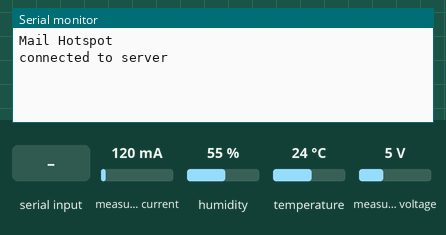
Bench run of a sketch on a simulated Arduino MKR. Parts: the last lines printed to the serial monitor. Inputs (shaded band) come from the test bench; at power-on: measured current 120 mA, humidity 55 %, temperature 24 °C, measured voltage 5 V. WiFi joins after 1.5 s; servers stay silent unless stated.

Above: at 4.7 s.
4.8 s: "0" received over Serial
At 5.4 s:
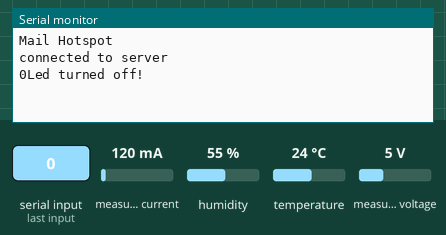
6.3 s: "1" received over Serial
At 7.5 s:
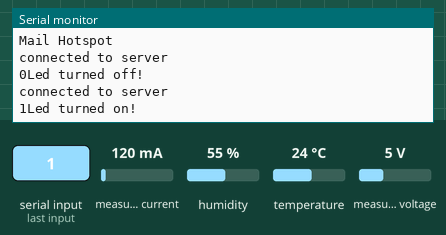
7.8 s: "2" received over Serial
At 8.3 s:
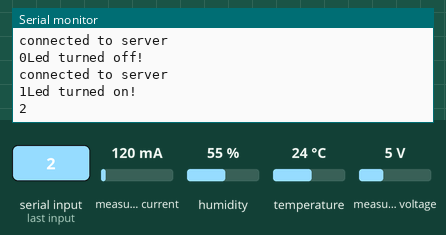

Measured:
- after the input at 4.8 s, the serial monitor: prints a new line at once (image 1)
- after the input at 6.3 s, the serial monitor: prints a new line at once (image 2)
- after the input at 7.8 s, the serial monitor: prints a new line at once (image 3)

The sketch:

WiFiWebClient_POST2.ino
```cpp
/*
  Web client

  This sketch connects to a website (http://www.google.com)
  using a WiFi shield.

  This example is written for a network using WPA encryption. For
  WEP or WPA, change the WiFi.begin() call accordingly.

  This example is written for a network using WPA encryption. For
  WEP or WPA, change the WiFi.begin() call accordingly.

  Circuit:
   WiFi shield attached

  created 13 July 2010
  by dlf (Metodo2 srl)
  modified 31 May 2012
  by Tom Igoe
*/


#include <SPI.h>
#include <WiFi101.h>
#include "arduino_secrets.h"
#include <PZEM004T.h>
#include "DHT.h"
#include <Scheduler.h>
#define DHTPIN 0
#define DHTTYPE DHT11
DHT dht(DHTPIN, DHTTYPE);
///////please enter your sensitive data in the Secret tab/arduino_secrets.h
char ssid[] = "Mail Hotspot";        // your network SSID (name)
char pass[] = "wfue0225";    // your network password (use for WPA, or use as key for WEP)
int keyIndex = 0;            // your network key Index number (needed only for WEP)

int status = WL_IDLE_STATUS;
// if you don't want to use DNS (and reduce your sketch size)
// use the numeric IP instead of the name for the server:
IPAddress server(103, 10, 145, 6); // numeric IP for Google (no DNS)
//char server[] = "www.google.com";    // name address for Google (using DNS)

// Initialize the Ethernet client library
// with the IP address and port of the server
// that you want to connect to (port 80 is default for HTTP):
WiFiClient client;
PZEM004T* pzem;
IPAddress ipPower(192, 168, 1, 1);

///////////////////////////////////////////////////////////////////////////
//Variable to be exposed to the API
//unsigned long prevMillisTask1 = 0;
//long task1 = 5000;
float v, i, p, e, h, t;
//char c;

void setup() {

  Serial.begin(115200);
  pzem = new PZEM004T(&Serial1);
  pzem->setAddress(ipPower);
  dht.begin();

  if (WiFi.status() == WL_NO_SHIELD) {
    Serial.println("WiFi shield not present");
    while (true);
  }

  while (status != WL_CONNECTED) {
    Serial.println(ssid);
    status = WiFi.begin(ssid, pass);
    delay(2000);
  }
    Scheduler.startLoop(loop2);
}

void loop() {
  // if you get a connection, report back via serial:
  if (client.connect(server, 80)) {
      v = pzem->voltage(ipPower);
      i = pzem->current(ipPower);
      p = pzem->power(ipPower);
      e = pzem->energy(ipPower);
      h = dht.readHumidity();
      t = dht.readTemperature();

      Serial.println("connected to server");
      // Make a HTTP request:
      client.println("GET /telkomsat_iot/index.php/postdata?id=TSAT01&voltage=" + String(v) + "&current=" + String(i) + "&power=" + String(p) + "&energy=" + String(e) + "&humidity=" + String(h) + "&temperature=" + String(t*0.85));
      client.println("Host: http://103.10.145.6");
      client.println("Connection: close");
      client.println();
      delay(2000);
    }
}

void loop2(){
  if (Serial.available()) {
   char c = Serial.read();
    Serial.write(c);
    if (c == '0') {
      Serial.println("Led turned off!");
    }
    if (c == '1') {
      Serial.println("Led turned on!");
    }
  }
    yield();
  }
```

arduino_secrets.h
```cpp
#define SECRET_SSID ""
#define SECRET_PASS ""
```
